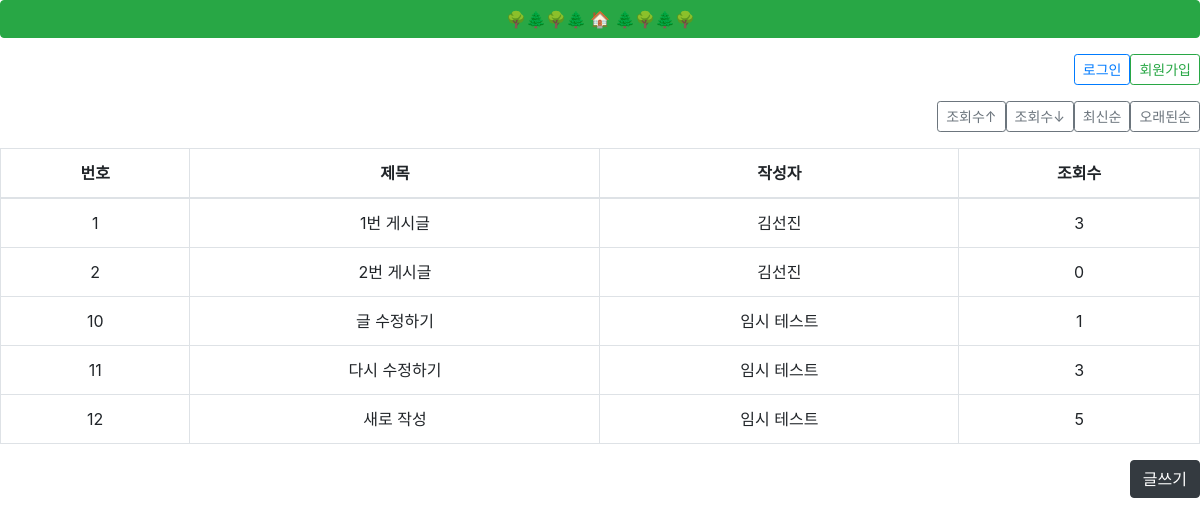
/, run on an earlier commit of the app's database.
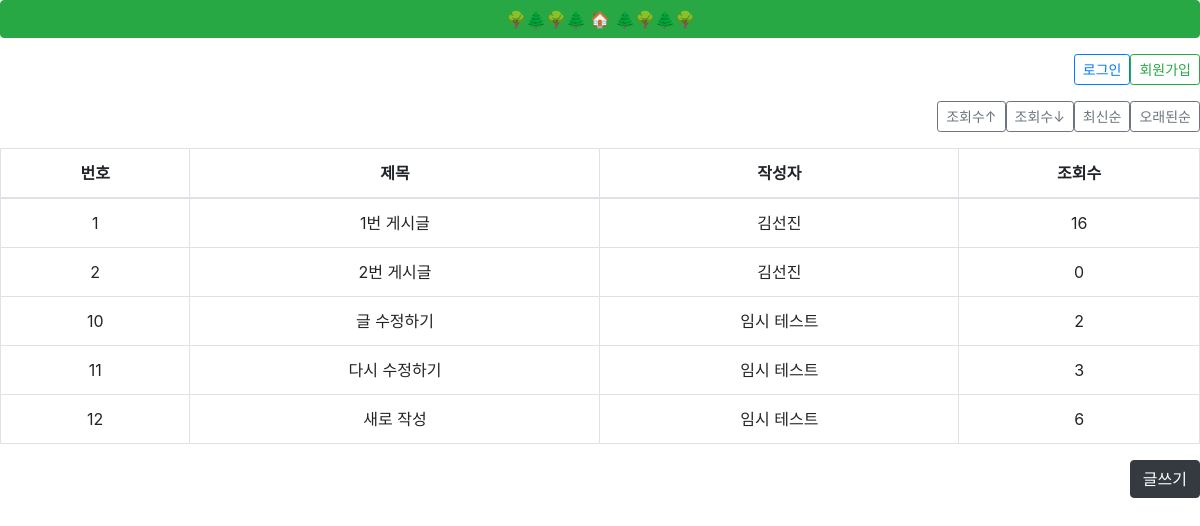
And on a later commit of the database.
### boards/models.py (models this page shows, shortened)
class Board(models.Model):
    idx = models.AutoField(primary_key=True, null=False)
    title = models.CharField(max_length=100)
    contents = models.CharField(max_length=2000)
    name = models.CharField(max_length=20)
    email = models.CharField(max_length=100)
    view_count = models.IntegerField(default=0)
    created_at = models.DateTimeField(auto_now=True)
    updated_at = models.DateTimeField(null=True)

### boards/views.py (the view)
# urls.py: path('', list),
def list(request, order_type='earliest'):
    if request.method == "GET":
        if order_type == 'hitsd':
            board = Board.objects.all().order_by('-view_count')
        elif order_type == 'hitsa':
            board = Board.objects.all().order_by('view_count')
        elif order_type == 'latest':
            board = Board.objects.all().order_by('-idx')
        else:
            board = Board.objects.all().order_by('idx')
        context = {
            'board': board
        }
        return render(request, 'board/list.html', context)

### templates/board/list.html (shortened to what this page needs)
{% extends 'base.html' %}
{% block content %}
<div class="d-grid gap-2 d-md-flex justify-content-md-end mt-3 mb-3">
  <button type="button" class="btn btn-outline-primary btn-sm"
  style="--bs-btn-padding-y: .25rem; --bs-btn-padding-x: .5rem; --bs-btn-font-size: .75rem;"
  onclick="location.href='/login'">
  로그인
  </button>
  <button type="button" class="btn btn-outline-success btn-sm"
  style="--bs-btn-padding-y: .25rem; --bs-btn-padding-x: .5rem; --bs-btn-font-size: .75rem;"
  onclick="location.href='/register'">
  회원가입
  </button>
</div>
<div class="d-grid gap-2 d-md-flex justify-content-md-end mt-3 mb-3">
  <button type="button" class="btn btn-outline-secondary btn-sm"
  style="--bs-btn-padding-y: .25rem; --bs-btn-padding-x: .5rem; --bs-btn-font-size: .75rem;"
  onclick="location.href='/board/list/hitsd'">
  조회수↑
  </button>
  <button type="button" class="btn btn-outline-secondary btn-sm"
  style="--bs-btn-padding-y: .25rem; --bs-btn-padding-x: .5rem; --bs-btn-font-size: .75rem;"
  onclick="location.href='/board/list/hitsa'">
  조회수↓
  </button>
  <button type="button" class="btn btn-outline-secondary btn-sm"
  style="--bs-btn-padding-y: .25rem; --bs-btn-padding-x: .5rem; --bs-btn-font-size: .75rem;"
  onclick="location.href='/board/list/latest'">
  최신순
  </button>
  <button type="button" class="btn btn-outline-secondary btn-sm"
  style="--bs-btn-padding-y: .25rem; --bs-btn-padding-x: .5rem; --bs-btn-font-size: .75rem;"
  onclick="location.href='/board/list/earliest'">
  오래된순
  </button>
</div>
{% if board %}
  <table class="table table-bordered text-center">
    <thead>
      <tr>
        <th scope="col">번호</th>
        <th scope="col">제목</th>
        <th scope="col">작성자</th>
        <th scope="col">조회수</th>
      </tr>
    </thead>
    <tbody>
      {% for board_list in board %}
        <tr onClick="location.href='/board/detail/{{board_list.idx}}'">
          <td>{{ board_list.idx }}</td>
          <td>{{ board_list.title }}</td>
          <td>{{ board_list.name }}</td>
          <td>{{ board_list.view_count }}</td>
        </tr>
      {% endfor %}
    </tbody>
  </table>
{% endif %}
<div class="d-grid gap-2 d-md-flex justify-content-md-end">
  <button type="button" class="btn btn-dark" onclick="location.href='/board/create'">글쓰기</button>
{% endblock %}

What changed in the data, as far as the page shows it:
changed Board "1번 게시글": view_count "3" → "16"
changed Board "글 수정하기": view_count "1" → "2"
changed Board "새로 작성": view_count "5" → "6"
